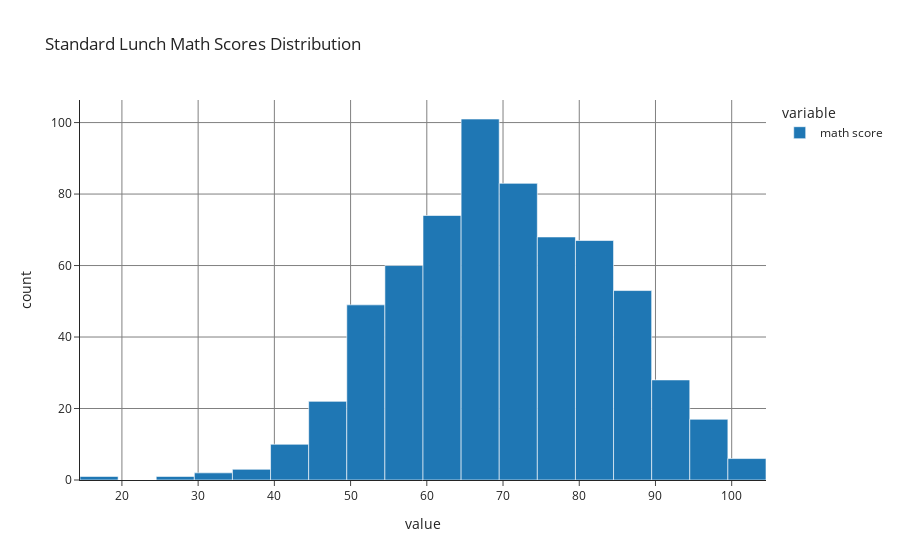

Notebook code cell kept with this figure:
### Code cell
fig = px.histogram(standard_scores, title='Standard Lunch Math Scores Distribution') #Checking distribution of standard math scores.

# Add grid lines to the x and y axes
fig.update_layout(
    xaxis=dict(showgrid=True, gridcolor='gray'),  # X-axis grid
    yaxis=dict(showgrid=True, gridcolor='gray')   # Y-axis grid
)

fig.show()

### Figure 1 — Plotly figure (JSON) as saved in the notebook; plotly's stock layout.template omitted (floating-point values rounded to 4 significant figures; data arrays with more than 128 entries replaced by an {"elided": "..."} marker saying what was removed)
{"data": [{"alignmentgroup": "True", "bingroup": "x", "hovertemplate": "variable=math score<br>value=%{x}<br>count=%{y}<extra></extra>", "legendgroup": "math score", "marker": {"color": "#1F77B4", "pattern": {"shape": ""}}, "name": "math score", "offsetgroup": "math score", "orientation": "v", "showlegend": true, "type": "histogram", "x": {"elided": "645 int values"}, "xaxis": "x", "yaxis": "y"}], "layout": {"barmode": "relative", "legend": {"title": {"text": "variable"}, "tracegroupgap": 0}, "title": {"text": "Standard Lunch Math Scores Distribution"}, "xaxis": {"anchor": "y", "domain": [0, 1], "gridcolor": "gray", "showgrid": true, "title": {"text": "value"}}, "yaxis": {"anchor": "x", "domain": [0, 1], "gridcolor": "gray", "showgrid": true, "title": {"text": "count"}}}}
